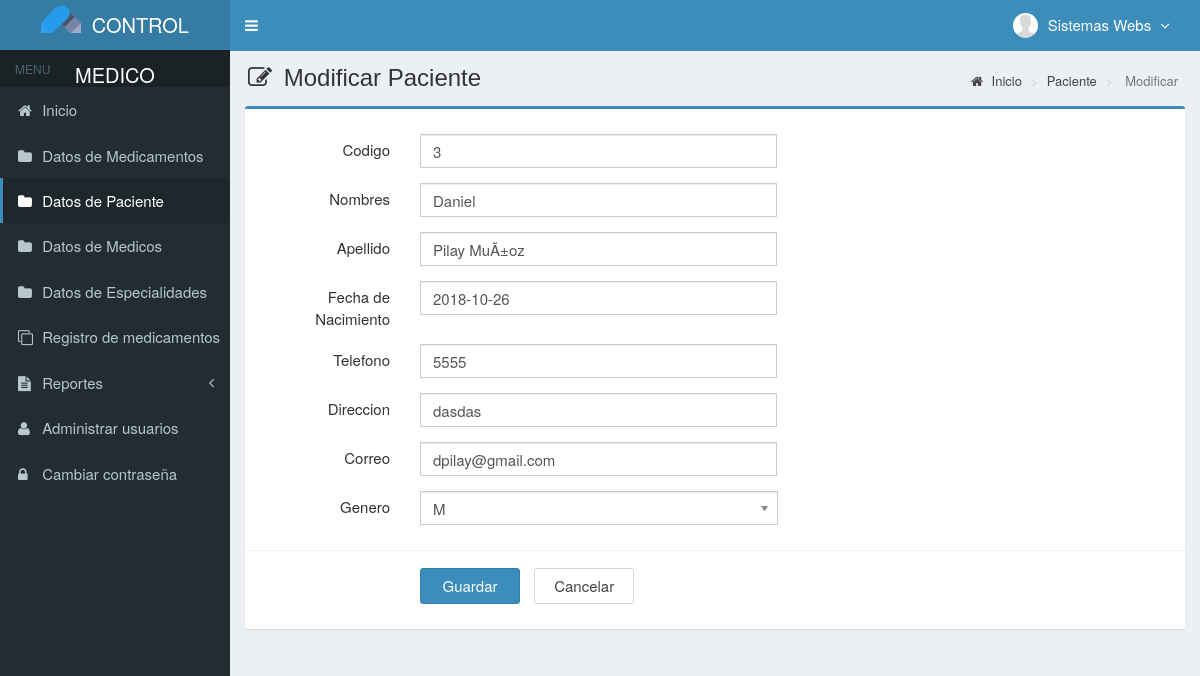
The page /main.php?module=form_paciente&form=edit&id=3 (signed in) on the database its author committed.
### tables this page shows
CREATE TABLE IF NOT EXISTS `usuarios` (
  `id_user` int(3) NOT NULL AUTO_INCREMENT,
  `username` varchar(50) NOT NULL,
  `name_user` varchar(50) NOT NULL,
  `password` varchar(50) NOT NULL,
  `email` varchar(50) DEFAULT NULL,
  `telefono` varchar(13) DEFAULT NULL,
  `foto` varchar(100) DEFAULT NULL,
  `permisos_acceso` enum('Super Admin','Gerente','Almacen') NOT NULL,
  `status` enum('activo','bloqueado') NOT NULL DEFAULT 'activo',
  `created_at` timestamp NOT NULL DEFAULT CURRENT_TIMESTAMP,
  `updated_at` timestamp NOT NULL DEFAULT CURRENT_TIMESTAMP ON UPDATE CURRENT_TIMESTAMP,
  PRIMARY KEY (`id_user`),
  KEY `level` (`permisos_acceso`)
);

CREATE TABLE IF NOT EXISTS `pacientes` (
  `id` int(11) NOT NULL AUTO_INCREMENT,
  `nombres` varchar(100) NOT NULL,
  `apellidos` varchar(100) NOT NULL,
  `fecha_nacimiento` date NOT NULL,
  `telefono` varchar(20) NOT NULL,
  `direccion` varchar(255) NOT NULL,
  `email` varchar(64) NOT NULL,
  `genero` set('F','M') NOT NULL,
  PRIMARY KEY (`id`),
  UNIQUE KEY `email` (`email`)
);

### modules/paciente/form.php (the view, shortened to what this page needs)
 <?php
if ($_GET['form']=='add') { ?>
  <section class="content-header">
    <h1>
      <i class="fa fa-edit icon-title"></i> Agregar Paciente
    </h1>
    <ol class="breadcrumb">
      <li><a href="?module=startpaciente"><i class="fa fa-home"></i> Inicio </a></li>
      <li><a href="?module=paciente"> Paciente </a></li>
      <li class="active"> Más </li>
    </ol>
  </section>
  <section class="content">
    <div class="row">
      <div class="col-md-12">
        <div class="box box-primary">
          <form role="form" class="form-horizontal" action="modules/paciente/proses.php?act=insert" method="POST">
            <div class="box-body">
              <?php
              $query_id = mysqli_query($mysqli, "SELECT id FROM pacientes
                                                ORDER BY id DESC LIMIT 1")
                                                or die('error '.mysqli_error($mysqli));
              $count = mysqli_num_rows($query_id);
              if ($count <> 0) {
                  $data_id = mysqli_fetch_assoc($query_id);
                  $codigo    = $data_id['id']+1;
              } else {
                  $codigo = 1;
              }
              ?>
              <div class="form-group">
                <label class="col-sm-2 control-label">Codigo</label>
                <div class="col-sm-5">
                  <input type="text" class="form-control" name="codigo" value="<?php echo $codigo; ?>"  required>
                </div>
              </div>
              <div class="form-group">
                <label class="col-sm-2 control-label">Nombres</label>
                <div class="col-sm-5">
                  <input type="text" class="form-control" name="nombres" autocomplete="off" required>
                </div>
              </div>
              <div class="form-group">
                <label class="col-sm-2 control-label">Apellido</label>
                <div class="col-sm-5">
                  <input type="text" class="form-control" name="apellidos" autocomplete="off" required>
                </div>
              </div>
              <div class="form-group">
                <label class="col-sm-2 control-label">Fecha de Nacimiento</label>
                <div class="col-sm-5">
                  <input type="date" class="form-control" name="fecha" value=""  required>
                </div>
              </div>
               <div class="form-group">
                <label class="col-sm-2 control-label">Telefono</label>
                <div class="col-sm-5">
                  <input type="text" class="form-control" name="telefono" autocomplete="off" required>
                </div>
              </div>
               <div class="form-group">
                <label class="col-sm-2 control-label">Direccion</label>
                <div class="col-sm-5">
                  <input type="text" class="form-control" name="direccion" autocomplete="off" required>
                </div>
              </div>
               <div class="form-group">
                <label class="col-sm-2 control-label">Correo</label>
                <div class="col-sm-5">
                  <input type="text" class="form-control" name="email" autocomplete="off" required>
                </div>
              </div>
              <div class="form-group">
                <label class="col-sm-2 control-label">Genero</label>
                <div class="col-sm-5">
                  <select class="chosen-select" name="genero" data-placeholder="-- Seleccionar --" autocomplete="off" required>
                    <option value=""></option>
                    <option value="F">F</option>
                    <option value="M">M</option>
                  </select>
                </div>
              </div>
            </div>
            <div class="box-footer">
              <div class="form-group">
                <div class="col-sm-offset-2 col-sm-10">
                  <input type="submit" class="btn btn-primary btn-submit" name="Guardar" value="Guardar">
                  <a href="?module=paciente" class="btn btn-default btn-reset">Cancelar</a>
                </div>
              </div>
            </div>
          </form>
        </div>
      </div>
    </div>
  </section>
<?php
}
elseif ($_GET['form']=='edit') {
  if (isset($_GET['id'])) {
      $query = mysqli_query($mysqli, "SELECT id,nombres,apellidos,fecha_nacimiento,telefono,direccion,email,genero FROM pacientes WHERE id='$_GET[id]'")
                                      or die('error: '.mysqli_error($mysqli));
      $data  = mysqli_fetch_assoc($query);
    }
?>
  <section class="content-header">
    <h1>
      <i class="fa fa-edit icon-title"></i> Modificar Paciente
    </h1>
    <ol class="breadcrumb">
      <li><a href="?module=startpaciente"><i class="fa fa-home"></i> Inicio </a></li>
      <li><a href="?module=paciente"> Paciente </a></li>
      <li class="active"> Modificar </li>
    </ol>
  </section>
  <section class="content">
    <div class="row">
      <div class="col-md-12">
        <div class="box box-primary">
          <form role="form" class="form-horizontal" action="modules/paciente/proses.php?act=update" method="POST">
            <div class="box-body">
              <div class="form-group">
                <label class="col-sm-2 control-label">Codigo</label>
                <div class="col-sm-5">
                  <input type="text" class="form-control" name="codigo" value="<?php echo $data['id']; ?>"  required>
                </div>
              </div>
              <div class="form-group">
                <label class="col-sm-2 control-label">Nombres</label>
                <div class="col-sm-5">
                  <input type="text" class="form-control" name="nombres" autocomplete="off" value="<?php echo $data['nombres']; ?>" required>
                </div>
              </div>
                <div class="form-group">
                <label class="col-sm-2 control-label">Apellido</label>
                <div class="col-sm-5">
                  <input type="text" class="form-control" name="apellidos" autocomplete="off" value="<?php echo $data['apellidos']; ?>" required>
                </div>
              </div>
              <div class="form-group">
                <label class="col-sm-2 control-label">Fecha de Nacimiento</label>
                <div class="col-sm-5">
                  <input type="text" class="form-control" name="fecha" value="<?php echo $data['fecha_nacimiento']; ?>"  required>
                </div>
              </div>
              <div class="form-group">
                <label class="col-sm-2 control-label">Telefono</label>
                <div class="col-sm-5">
                  <input type="text" class="form-control" name="telefono" autocomplete="off" value="<?php echo $data['telefono']; ?>" required>
                </div>
              </div>
              <div class="form-group">
                <label class="col-sm-2 control-label">Direccion</label>
                <div class="col-sm-5">
                  <input type="text" class="form-control" name="direccion" autocomplete="off" value="<?php echo $data['direccion']; ?>" required>
                </div>
              </div>
              <div class="form-group">
                <label class="col-sm-2 control-label">Correo</label>
                <div class="col-sm-5">
                  <input type="text" class="form-control" name="email" autocomplete="off" value="<?php echo $data['email']; ?>" required>
                </div>
              </div>
              <div class="form-group">
                <label class="col-sm-2 control-label">Genero</label>
                <div class="col-sm-5">
                </div>
              </div>
            </div>
            <div class="box-footer">
              <div class="form-group">
                <div class="col-sm-offset-2 col-sm-10">
                  <input type="submit" class="btn btn-primary btn-submit" name="Guardar" value="Guardar">
                  <a href="?module=paciente" class="btn btn-default btn-reset">Cancelar</a>
                </div>
              </div>
            </div>
          </form>
        </div>
      </div>
    </div>
  </section>
<?php
}
?>

### top-menu.php (shortened to what this page needs)
<?php
require_once "config/database.php";
$query = mysqli_query($mysqli, "SELECT id_user, name_user, foto, permisos_acceso FROM usuarios WHERE id_user='$_SESSION[id_user]'")
                                or die('error: '.mysqli_error($mysqli));
$data = mysqli_fetch_assoc($query);
?>
<li class="dropdown user user-menu">
  <a href="#" class="dropdown-toggle" data-toggle="dropdown">
  <?php
  if ($data['foto']=="") { ?>
    <img src="images/user/user-default.png" class="user-image" alt="User Image"/>
  <?php
  }
  else { ?>
    <img src="images/user/<?php echo $data['foto']; ?>" class="user-image" alt="User Image"/>
  <?php
  }
  ?>
    <span class="hidden-xs"><?php echo $data['name_user']; ?> <i style="margin-left:5px" class="fa fa-angle-down"></i></span>
  </a>
</li>

### assets/css/style.css (style rules this page uses)
.form-horizontal .control-label { margin-bottom: 0; padding-top: 5px; text-align: right; }
label { display: inline-block; font-size: 15px; font-weight: 400; margin-bottom: 5px; max-width: 100%; }
.form-control { background-color: #fff; background-image: none; border: 1px solid #ccc; border-radius: 4px; box-shadow: 0 1px 1px rgba(0, 0, 0, 0.075) inset; color: #555; display: block; font-size: 15px; height: 34px; line-height: 1.42857; padding: 6px 12px; transition: border-color 0.15s ease-in-out 0s, box-shadow 0.15s ease-in-out 0s; width: 100%; }
.btn-default { background-color: #fff; border-color: #d2d6de; color: #444; }
.content-header { padding: 15px 18px 0; position: relative; }
.content-header > .breadcrumb { background: transparent none repeat scroll 0 0; border-radius: 2px; float: right; font-size: 13px; margin-bottom: 0; margin-top: 0; padding: 7px 12px; position: absolute; right: 10px; top: 15px; }
.btn-submit { width: 100px; margin-top: 7px; margin-right: 10px; font-size: 15px; }
.btn-reset { width: 100px; margin-top: 7px; font-size: 15px; }
.icon-title { margin-right: 5px; }
body { background-color: #fff; color: #333; font-size: 15px; line-height: 1.42857; }

### rows shown on the page
usuarios: foto (placeholder picture), name_user "Sistemas Webs"
pacientes: codigo "3", nombres "Daniel", apellidos "Pilay MuÃ±oz", fecha "2018-10-26", telefono "5555", direccion "dasdas", email "dpilay@gmail.com"
